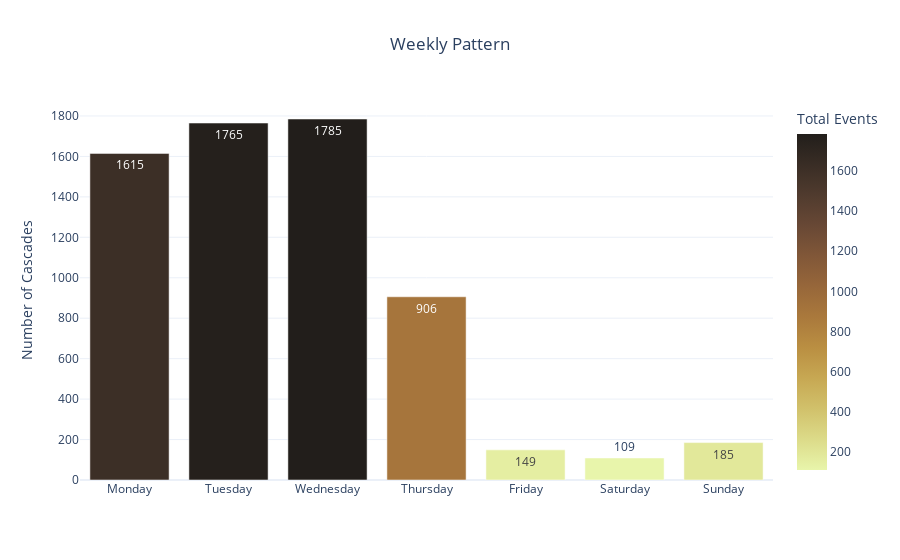
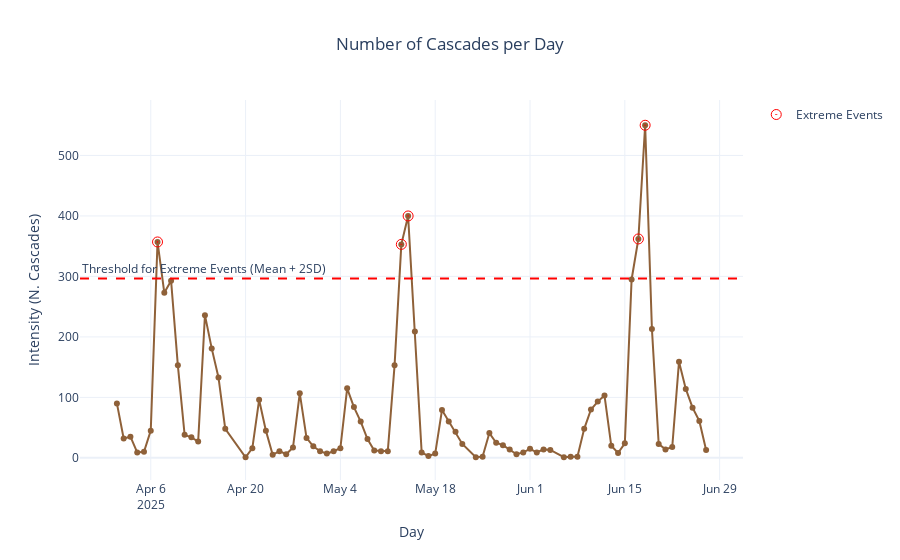

Write notebook code for charts like these, in order.
### Markdown cell above
#### Diesel

The temporal analysis of deep cascades (depth > 2) for the Diesel market reveals patterns strikingly similar to Gasoline, confirming that the fuel market operates under a unified logic of synchronization and impulse-driven adjustments.


##### Weekly Pattern: The "Mid-Week Lag" Effect

The bar chart highlights a highly synchronized weekly pricing strategy, with a slight nuance compared to Gasoline.

**Early-Week Dominance:** Just like Gasoline, pricing activity is concentrated at the beginning of the week. Tuesday (1765 cascades) and Wednesday (1785 cascades) show the highest activity, slightly overtaking Monday (1615).
his slight shift towards Wednesday (compared to Gasoline's Monday/Tuesday peak) might suggest a "lag" in Diesel adjustments. Retailers may prioritize Gasoline updates first as it is the primary consumer product that non commercial user are looking for and adjust Diesel prices immediately after, or wait for commercial pricing signals which often solidify by mid-week.

The pattern of decay is identical. Activity drops sharply on Thursday (906) and flatlines from Friday through Sunday (< 200 events).
The market operates on a strictly "business day" logic. Consumers fueling up on weekends face "stale" prices that were decided 3-4 days prior.


##### Timeline Analysis: Punctuated Equilibrium

The chart confirms that the Diesel market also follows a "pulse" dynamic rather than a continuous flow. The market remains in a state of low-level fluctuation (noise) punctuated by three distinct, massive waves of coordinated repricing.

**Wave 1: Early April (around April 6-8):** A sharp spike reaching ~360 cascades.
This marks the first synchronized market adjustment of the period.


**Wave 2: Mid-May (around May 12-14):** A second, slightly higher wave reaching ~400 cascades.
The timing is consistent with the monthly cycle observed in Gasoline, reinforcing the hypothesis of a monthly reset behavior where retailers accumulate cost changes and release them in a single burst.


**Wave 3: Mid-June (around June 16-18):** The most intense event, peaking at over 550 cascades.
*This is the most violent adjustment of the observed period. The sheer magnitude suggests a rush effect where the entire network moved simultaneously, likely driven by pre-summer demand expectations or a significant jump in wholesale diesel costs.

### Code cell
print("---DIESEL---")
df_diesel = cascades_dataframe(cascades_diesel)
most_frequent_weekday(df_diesel)
monthly_pattern(df_diesel)

### Figure 1 — Plotly figure (JSON) as saved in the notebook; plotly's stock layout.template omitted (floating-point values rounded to 4 significant figures)
{"data": [{"hovertemplate": "Day of the Week=%{x}<br>Total Events=%{marker.color}<extra></extra>", "legendgroup": "", "marker": {"color": [1615, 1765, 1785, 906, 149, 109, 185], "coloraxis": "coloraxis", "pattern": {"shape": ""}}, "name": "", "orientation": "v", "showlegend": false, "textposition": "auto", "texttemplate": "%{y}", "type": "bar", "x": ["Monday", "Tuesday", "Wednesday", "Thursday", "Friday", "Saturday", "Sunday"], "xaxis": "x", "y": [1615, 1765, 1785, 906, 149, 109, 185], "yaxis": "y"}], "layout": {"barmode": "relative", "coloraxis": {"colorbar": {"title": {"text": "Total Events"}}, "colorscale": [[0, "rgb(232, 245, 171)"], [0.09091, "rgb(220, 219, 137)"], [0.1818, "rgb(209, 193, 107)"], [0.2727, "rgb(199, 168, 83)"], [0.3636, "rgb(186, 143, 66)"], [0.4545, "rgb(170, 121, 60)"], [0.5455, "rgb(151, 103, 58)"], [0.6364, "rgb(129, 87, 56)"], [0.7273, "rgb(104, 72, 53)"], [0.8182, "rgb(80, 59, 46)"], [0.9091, "rgb(57, 45, 37)"], [1, "rgb(34, 30, 27)"]]}, "hovermode": "x unified", "legend": {"tracegroupgap": 0}, "showlegend": false, "title": {"text": "Weekly Pattern", "x": 0.5}, "xaxis": {"anchor": "y", "domain": [0, 1], "title": {}}, "yaxis": {"anchor": "x", "domain": [0, 1], "title": {"text": "Number of Cascades"}}}}

### Figure 2 — Plotly figure (JSON) as saved in the notebook; plotly's stock layout.template omitted (floating-point values rounded to 4 significant figures)
{"data": [{"hovertemplate": "Day=%{x}<br>Intensity (N. Cascades)=%{y}<extra></extra>", "legendgroup": "", "line": {"color": "#8f6139", "dash": "solid"}, "marker": {"size": 6, "symbol": "circle"}, "mode": "lines+markers", "name": "", "orientation": "v", "showlegend": false, "type": "scatter", "x": ["2025-04-01T00:00:00.000000000", "2025-04-02T00:00:00.000000000", "2025-04-03T00:00:00.000000000", "2025-04-04T00:00:00.000000000", "2025-04-05T00:00:00.000000000", "2025-04-06T00:00:00.000000000", "2025-04-07T00:00:00.000000000", "2025-04-08T00:00:00.000000000", "2025-04-09T00:00:00.000000000", "2025-04-10T00:00:00.000000000", "2025-04-11T00:00:00.000000000", "2025-04-12T00:00:00.000000000", "2025-04-13T00:00:00.000000000", "2025-04-14T00:00:00.000000000", "2025-04-15T00:00:00.000000000", "2025-04-16T00:00:00.000000000", "2025-04-17T00:00:00.000000000", "2025-04-20T00:00:00.000000000", "2025-04-21T00:00:00.000000000", "2025-04-22T00:00:00.000000000", "2025-04-23T00:00:00.000000000", "2025-04-24T00:00:00.000000000", "2025-04-25T00:00:00.000000000", "2025-04-26T00:00:00.000000000", "2025-04-27T00:00:00.000000000", "2025-04-28T00:00:00.000000000", "2025-04-29T00:00:00.000000000", "2025-04-30T00:00:00.000000000", "2025-05-01T00:00:00.000000000", "2025-05-02T00:00:00.000000000", "2025-05-03T00:00:00.000000000", "2025-05-04T00:00:00.000000000", "2025-05-05T00:00:00.000000000", "2025-05-06T00:00:00.000000000", "2025-05-07T00:00:00.000000000", "2025-05-08T00:00:00.000000000", "2025-05-09T00:00:00.000000000", "2025-05-10T00:00:00.000000000", "2025-05-11T00:00:00.000000000", "2025-05-12T00:00:00.000000000", "2025-05-13T00:00:00.000000000", "2025-05-14T00:00:00.000000000", "2025-05-15T00:00:00.000000000", "2025-05-16T00:00:00.000000000", "2025-05-17T00:00:00.000000000", "2025-05-18T00:00:00.000000000", "2025-05-19T00:00:00.000000000", "2025-05-20T00:00:00.000000000", "2025-05-21T00:00:00.000000000", "2025-05-22T00:00:00.000000000", "2025-05-24T00:00:00.000000000", "2025-05-25T00:00:00.000000000", "2025-05-26T00:00:00.000000000", "2025-05-27T00:00:00.000000000", "2025-05-28T00:00:00.000000000", "2025-05-29T00:00:00.000000000", "2025-05-30T00:00:00.000000000", "2025-05-31T00:00:00.000000000", "2025-06-01T00:00:00.000000000", "2025-06-02T00:00:00.000000000", "2025-06-03T00:00:00.000000000", "2025-06-04T00:00:00.000000000", "2025-06-06T00:00:00.000000000", "2025-06-07T00:00:00.000000000", "2025-06-08T00:00:00.000000000", "2025-06-09T00:00:00.000000000", "2025-06-10T00:00:00.000000000", "2025-06-11T00:00:00.000000000", "2025-06-12T00:00:00.000000000", "2025-06-13T00:00:00.000000000", "2025-06-14T00:00:00.000000000", "2025-06-15T00:00:00.000000000", "2025-06-16T00:00:00.000000000", "2025-06-17T00:00:00.000000000", "2025-06-18T00:00:00.000000000", "2025-06-19T00:00:00.000000000", "2025-06-20T00:00:00.000000000", "2025-06-21T00:00:00.000000000", "2025-06-22T00:00:00.000000000", "2025-06-23T00:00:00.000000000", "2025-06-24T00:00:00.000000000", "2025-06-25T00:00:00.000000000", "2025-06-26T00:00:00.000000000", "2025-06-27T00:00:00.000000000"], "xaxis": "x", "y": [90, 32, 35, 9, 10, 45, 357, 273, 293, 153, 38, 34, 27, 236, 181, 133, 48, 1, 16, 96, 45, 5, 11, 6, 17, 107, 33, 19, 11, 7, 11, 16, 115, 84, 60, 31, 12, 11, 11, 153, 353, 400, 209, 9, 3, 7, 79, 60, 43, 23, 1, 2, 41, 25, 21, 14, 6, 9, 15, 9, 14, 13, 1, 2, 2, 48, 80, 93, 103, 20, 8, 24, 295, 362, 550, 213, 23, 14, 18, 159, 114, 83, 61, 13], "yaxis": "y"}, {"hoverinfo": "skip", "marker": {"color": "red", "size": 10, "symbol": "circle-open-dot"}, "mode": "markers", "name": "Extreme Events", "type": "scatter", "x": ["2025-04-07T00:00:00.000000000", "2025-05-13T00:00:00.000000000", "2025-05-14T00:00:00.000000000", "2025-06-17T00:00:00.000000000", "2025-06-18T00:00:00.000000000"], "y": [357, 353, 400, 362, 550]}], "layout": {"annotations": [{"showarrow": false, "text": "Threshold for Extreme Events (Mean + 2SD)", "x": 0, "xanchor": "left", "xref": "x domain", "y": 296.4, "yanchor": "bottom", "yref": "y"}], "hovermode": "x unified", "legend": {"tracegroupgap": 0}, "shapes": [{"line": {"color": "red", "dash": "dash"}, "type": "line", "x0": 0, "x1": 1, "xref": "x domain", "y0": 296.4, "y1": 296.4, "yref": "y"}], "title": {"text": "Number of Cascades per Day", "x": 0.5}, "xaxis": {"anchor": "y", "domain": [0, 1], "title": {"text": "Day"}}, "yaxis": {"anchor": "x", "domain": [0, 1], "title": {"text": "Intensity (N. Cascades)"}}}}
